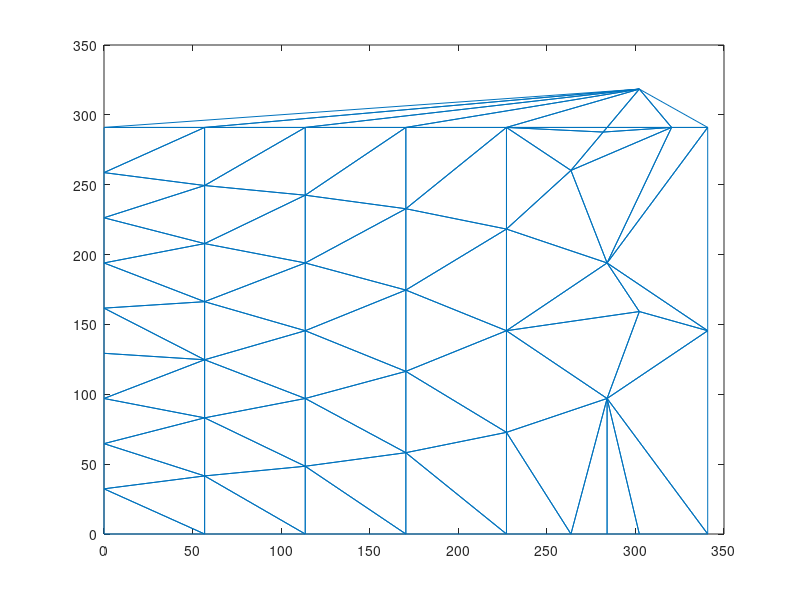

This figure's MATLAB source: (Note: this script raises an error after producing the figure.)
clc;
clear all;
P1 = [0 0];
P2 = [0 291];
P3 = [284 291];
P4 = [91 0];
g = [1 0.5 30000000 0.25] #material number thickness E possions ratio

ms = 10;

dof = 2 #degrees of freedom per node
npe = 3 #nodes per element

delta_y = P2(1,2)/ms
delta_x = P3(1,1)/(ms*0.5)
delta_x1 = (P4(1,1)-P3(1,1))/(ms*0.5)

c1 = polyfit([P2(1,1) P3(1,1)],[P2(1,2) P3(1,2)],1) #gradient and y intercept between P2 and P3
c2 = polyfit([P3(1,1) P4(1,1)],[P3(1,2) P4(1,2)],1) #gradient and y intercept between P3 and P4

Lx = 0;
Ly = 0;
mm = ms;
check = false;
for i = 1:ms #mesh generation
  if mm == 0
    mm = 1;
  endif
  if i > 1
    if (x <= P3(1,1)) 
      x = x+delta_x;
      y = c1(1,1)*x+c1(1,2);
      mm = ms-i;
      L1y = linspace(0,y,mm);
      L1x = linspace(x,x,mm);
      Lx = [Lx L1x];
      Ly = [Ly L1y];
    endif
    if (x > P3(1,1)) && (check == true)
      x = x+delta_x1;
      y = c2(1,1)*x+c2(1,2);
      mm = ms-i;
      L1y = linspace(0,y,mm);
      L1x = linspace(x,x,mm);
      Lx = [Lx L1x];
      Ly = [Ly L1y];
    endif
  endif
  if i == 1
    x = 0;
    y = P2(1,2);
    mm = ms;
    L1y = linspace(0,y,mm);
    L1x = linspace(x,x,mm);
    Lx = [Lx L1x];
    Ly = [Ly L1y];
  endif
  if x == P3(1,1)
    check = true;
  endif
endfor
#L1x = P4(1,1);
#L1y = P4(1,2);
Lx = [Lx L1x];
Ly = [Ly L1y];
T = delaunay(Lx,Ly);

figure()
triplot(T,Lx,Ly)

#add node number and material property numbers
nn = size(T);
element_no = transpose((linspace(1,nn(1,1),nn(1,1))));
mat = transpose(linspace(1,1,nn(1,1)));
T = [element_no T mat];
n = transpose([Lx;Ly]);
nn = size(n);
node_no = transpose(linspace(1,nn(1,1),nn(1,1)));
n = [node_no n];
q = dofM(dof,n);
# create a blank global stiffness matrix
a = size(n);
m_size = dof*n(a(1,1),1);
K = zeros(m_size);

#loop over the amount of elements to create global K
for l = 1:(size(T(:,1)))
  [ke b d] = KeCST(T(l,:),g,n); #local stiffness matrix
  [A,Q] = Assembly(q,T(l,:),ke,npe,dof,n);
  K = K+A;
  B(:,:,l) = b;
  D(:,:,l) = d;
endfor

#restrained degrees of freedom
y = transpose(linspace(1,ms,ms));
y_const = transpose(linspace(1,1,ms));
Rnodes = [y y_const y_const];
Rdof_Y = transpose(Restraint(Rnodes,dof));
